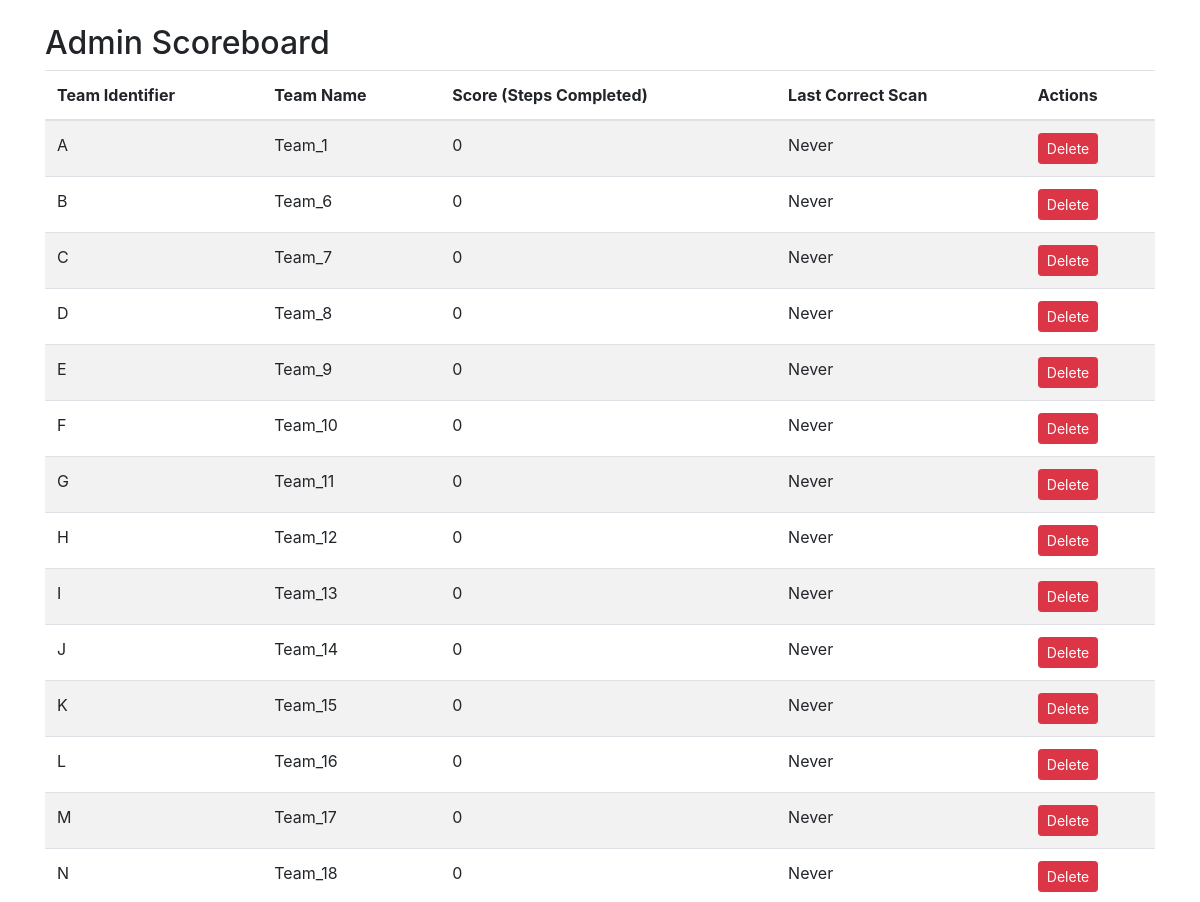
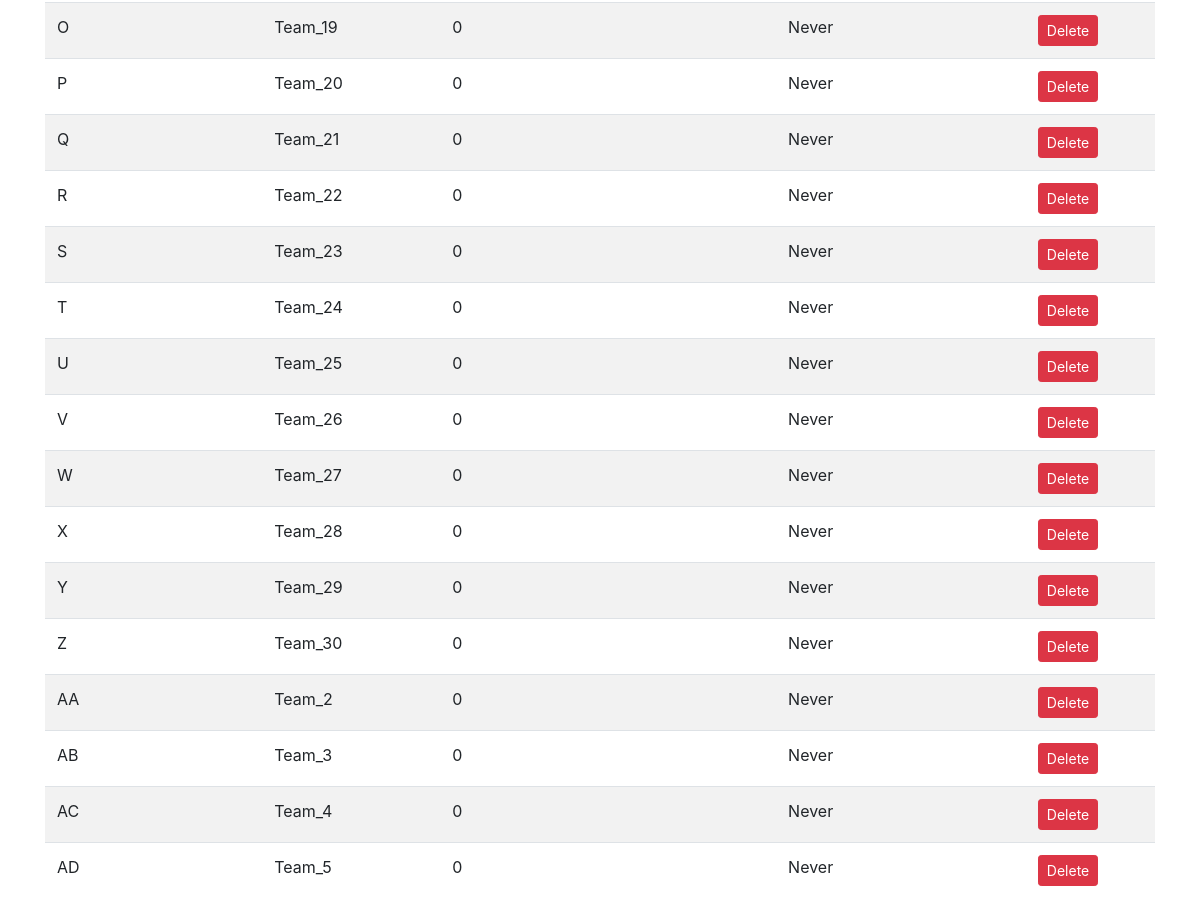
/admin/scoreboard (signed in), run on the app's committed database (2 pictures, top to bottom).
### main.py (models this page shows, shortened)
class Team(UserMixin, db.Model):
    id = db.Column(db.Integer, primary_key=True)
    team_name = db.Column(db.String(100), unique=True, nullable=False)
    assigned_team_id = db.Column(db.String(50), unique=True, nullable=True)
    password_hash = db.Column(db.String(128))
    current_step = db.Column(db.Integer, default=0)
    is_admin = db.Column(db.Boolean, default=False)
    leader_phone = db.Column(db.String(20), nullable=True)
    security_question = db.Column(db.String(255), nullable=True)
    security_answer = db.Column(db.String(255), nullable=True)
    logs = db.relationship('ScanLog', backref='team', lazy=True, cascade="all, delete-orphan")
    logs = db.relationship('ScanLog', backref='team', lazy=True, cascade="all, delete-orphan")

### main.py (the view, shortened to what this page needs)
@app.route('/admin/scoreboard')
@login_required
def scoreboard():
    if not current_user.is_admin:
        flash("Access Denied: Admin privileges required.")
        return redirect(url_for('dashboard'))
    distinct_ids = [row[0] for row in db.session.query(TeamPath.team_identifier).distinct().all()]
    scoreboard_data = []
    for tid in distinct_ids:
        team = Team.query.filter_by(assigned_team_id=tid, is_admin=False).first()
        if team:
            last_log = ScanLog.query.filter_by(team_id=team.id).order_by(ScanLog.scanned_at.desc()).first()
            last_scan = last_log.scanned_at if last_log else None
            scoreboard_data.append({
                'team_identifier': tid,
                'team_name': team.team_name,
                'score': team.current_step,
                'last_scan': last_scan,
                'team_db_id': team.id  # Include the team record ID for deletion
            })
    scoreboard_data.sort(key=lambda row: (
        row.get('team_name', 'Not Allocated') == "Not Allocated",
        -row.get('score', 0),
        row.get('last_scan') if row.get('last_scan') is not None else datetime.max
    ))
    return render_template('admin_scoreboard.html', scoreboard_data=scoreboard_data)

### main.py (called while the page is built)
@login_manager.user_loader
def load_user(user_id):
    return Team.query.get(int(user_id))

### templates/admin_scoreboard.html
{% extends "base.html" %} {% block content %}
<h2>Admin Scoreboard</h2>
<table class="table table-striped">
  <thead>
    <tr>
      <th>Team Identifier</th>
      <th>Team Name</th>
      <th>Score (Steps Completed)</th>
      <th>Last Correct Scan</th>
      <th>Actions</th>
    </tr>
  </thead>
  <tbody>
    {% for row in scoreboard_data %}
    <tr>
      <td>{{ row.team_identifier }}</td>
      <td>{{ row.team_name }}</td>
      <td>{{ row.score }}</td>
      <td>
        {% if row.last_scan %} {{ row.last_scan.strftime('%Y-%m-%d %H:%M:%S') }}
        {% else %} Never {% endif %}
      </td>
      <td>
        {% if row.team_db_id %}
        <form
          method="POST"
          action="{{ url_for('delete_team', team_id=row.team_db_id) }}"
          onsubmit="return confirm('Are you sure you want to delete this team?');"
        >
          <button type="submit" class="btn btn-danger btn-sm">Delete</button>
        </form>
        {% else %} --- {% endif %}
      </td>
    </tr>
    {% endfor %}
  </tbody>
</table>
{% endblock %}

### data on the page
Team: team_identifier "A", team_name "Team_1", score "0"
Team: team_identifier "B", team_name "Team_6", score "0"
Team: team_identifier "C", team_name "Team_7", score "0"
Team: team_identifier "D", team_name "Team_8", score "0"
Team: team_identifier "E", team_name "Team_9", score "0"
Team: team_identifier "F", team_name "Team_10", score "0"
Team: team_identifier "G", team_name "Team_11", score "0"
Team: team_identifier "H", team_name "Team_12", score "0"
Team: team_identifier "I", team_name "Team_13", score "0"
Team: team_identifier "J", team_name "Team_14", score "0"
Team: team_identifier "K", team_name "Team_15", score "0"
Team: team_identifier "L", team_name "Team_16", score "0"
Team: team_identifier "M", team_name "Team_17", score "0"
Team: team_identifier "N", team_name "Team_18", score "0"
Team: team_identifier "O", team_name "Team_19", score "0"
Team: team_identifier "P", team_name "Team_20", score "0"
Team: team_identifier "Q", team_name "Team_21", score "0"
Team: team_identifier "R", team_name "Team_22", score "0"
Team: team_identifier "S", team_name "Team_23", score "0"
Team: team_identifier "T", team_name "Team_24", score "0"
Team: team_identifier "U", team_name "Team_25", score "0"
Team: team_identifier "V", team_name "Team_26", score "0"
Team: team_identifier "W", team_name "Team_27", score "0"
Team: team_identifier "X", team_name "Team_28", score "0"
Team: team_identifier "Y", team_name "Team_29", score "0"
Team: team_identifier "Z", team_name "Team_30", score "0"
Team: team_identifier "AA", team_name "Team_2", score "0"
Team: team_identifier "AB", team_name "Team_3", score "0"
Team: team_identifier "AC", team_name "Team_4", score "0"
Team: team_identifier "AD", team_name "Team_5", score "0"
